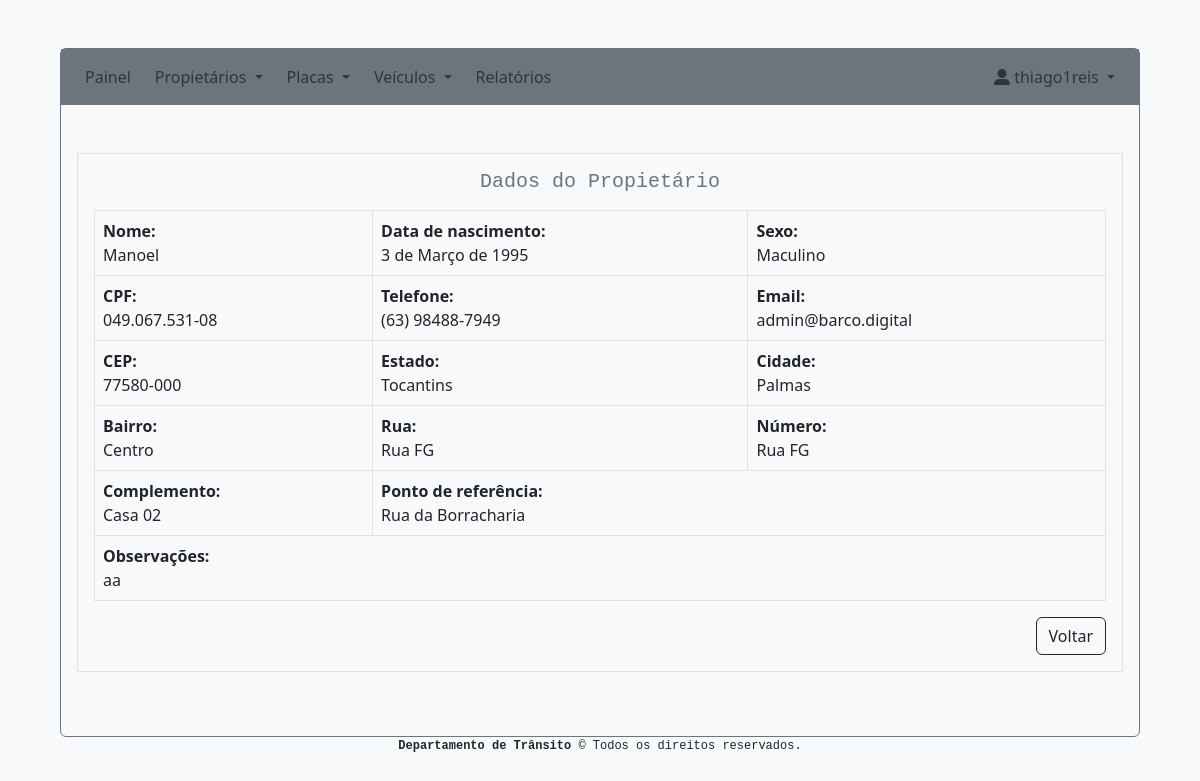
The page /sistema/propietario/visualizar/4 (signed in) on the database as committed earlier.
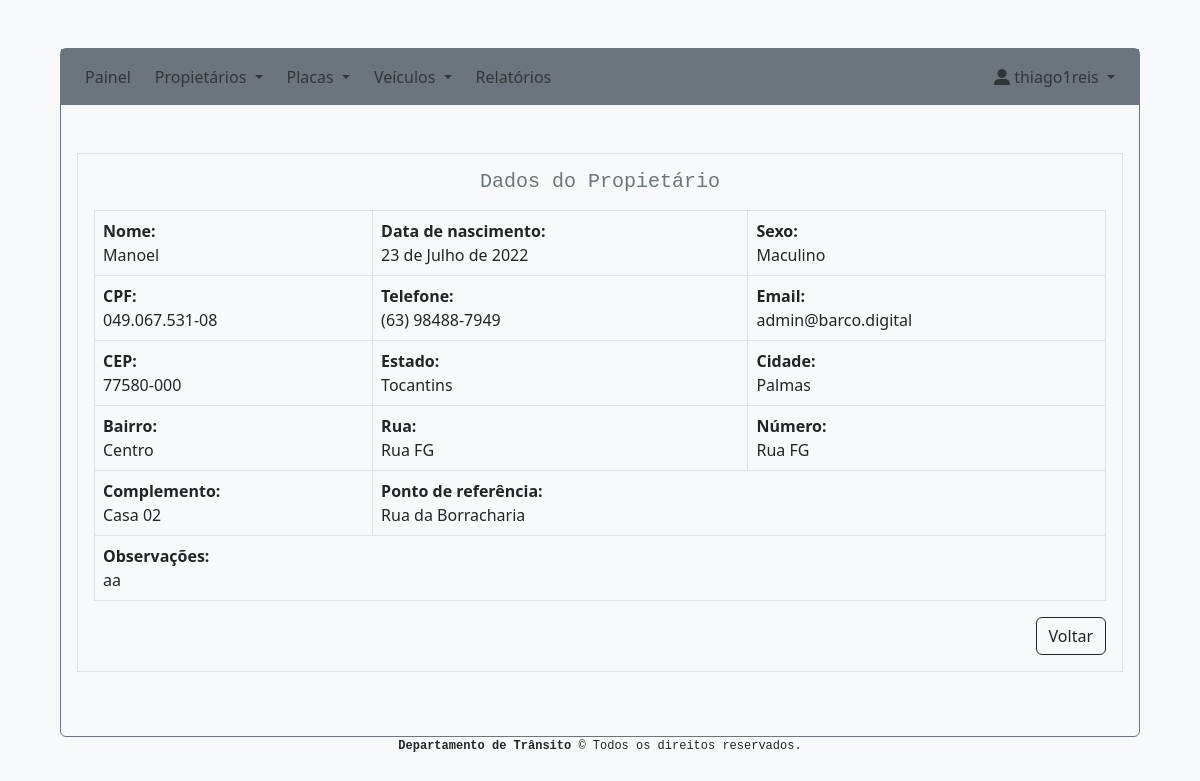
The same page on the database as committed later.
### system/models.py (models this page shows, shortened)
class Owner(models.Model):
    SEX_CHOICES = [
        ('Feminino', 'Feminino'),
        ('Maculino', 'Maculino'),
        ('Outro', 'Outro')
    ]
    name = models.CharField(max_length=255)
    birth_date = models.DateField()
    sex = models.CharField(max_length=10, choices=SEX_CHOICES, blank=False, null=False)
    cpf = models.CharField(max_length=255)
    telephone = models.CharField(max_length=255, blank=True, null=True)
    email = models.EmailField(blank=True, null=True)
    zip_code = models.CharField(max_length=255)
    state = models.CharField(max_length=25, choices=STATE_CHOICES, blank=False, null=False)
    city = models.CharField(max_length=255)
    district = models.CharField(max_length=255)
    road = models.CharField(max_length=255)
    number = models.IntegerField(blank=True, null=True)
    complement = models.CharField(max_length=255, blank=True, null=True)
    reference_point = models.CharField(max_length=255, blank=True, null=True)
    comments = models.CharField(max_length=255, blank=True, null=True)
    created = models.DateTimeField('created', auto_now_add=True)
    modified = models.DateTimeField('modified', auto_now=True)

### system/views.py (the view)
# urls.py: path('propietario/visualizar/<int:owner_pk>', views.owner_show, name='owner_show'),
@login_required(login_url="/")
def owner_show(request, owner_pk):
    owner = Owner.objects.get(pk=owner_pk)
    context = {
            'owner': owner
        }
    return render(request, 'system/owner_show.html', context,)

### system/templates/system/owner_show.html
{% extends 'base.html' %}
{% block content %}
    <div class="border p-3 m-3">
        <h5 class="font-monospace text-secondary text-center mb-3">Dados do Propietário</h5>
        <div class="table-responsive">
          <table class="table table-bordered">
            <tbody>
              <tr>
                <td><span class="fw-bold">Nome:</span><br>{{ owner.name }}</td>
                <td><span class="fw-bold">Data de nascimento:</span><br>{{ owner.birth_date }}</td>
                <td><span class="fw-bold">Sexo:</span><br>{{ owner.sex }}</td>
              </tr>
              <tr>
                <td><span class="fw-bold">CPF:</span><br>{{ owner.cpf }}</td>
                <td><span class="fw-bold">Telefone:</span><br>{{ owner.telephone }}</td>
                <td><span class="fw-bold">Email:</span><br>{{ owner.email }}</td>
              </tr>
              <tr>
                <td><span class="fw-bold">CEP:</span><br>{{ owner.zip_code }}</td>
                <td><span class="fw-bold">Estado:</span><br>{{ owner.state }}</td>
                <td><span class="fw-bold">Cidade:</span><br>{{ owner.city }}</td>
              </tr>
              <tr>
                <td><span class="fw-bold">Bairro:</span><br>{{ owner.district }}</td>
                <td><span class="fw-bold">Rua:</span><br>{{ owner.road }}</td>
                <td><span class="fw-bold">Número:</span><br>{{ owner.road }}</td>
              </tr>
              <tr>
                <td><span class="fw-bold">Complemento:</span><br>{{ owner.complement }}</td>
                <td colspan="2"><span class="fw-bold">Ponto de referência:</span><br>{{ owner.reference_point }}</td>
              </tr>
              <tr>
                <td colspan="3"><span class="fw-bold">Observações:</span><br>{{ owner.comments }}</td>
              </tr>
            </tbody>
          </table>
          <div class="d-grid gap-3 d-md-flex justify-content-md-end">
            <a href="{% url 'owner_index' %}" class="btn btn-outline-dark ">Voltar</a>
        </div>
        </div>
    </div>
{% endblock %}

Rows that differ between the two databases and show on the page:
changed Owner "Manoel": birth_date "3 de Março de 1995" → "23 de Julho de 2022"
